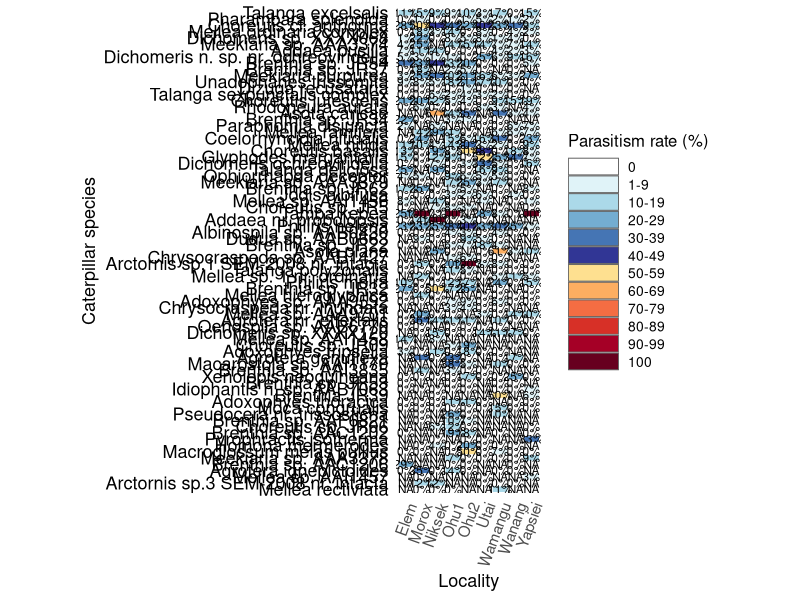
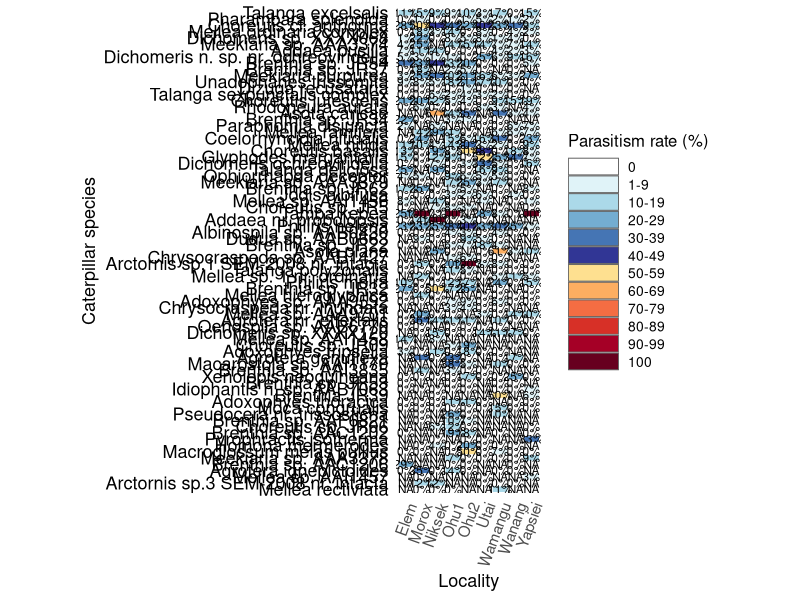
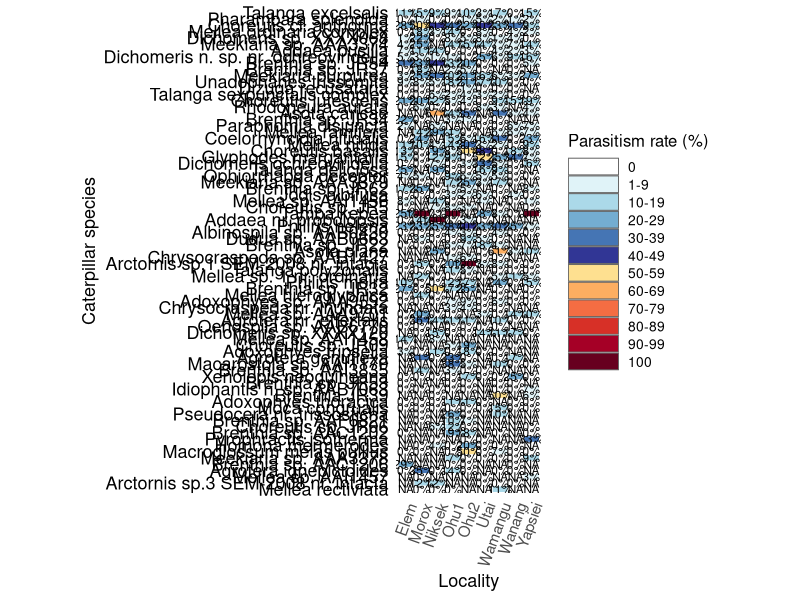

R code for these plots, in order:
# ============================================================
# 06b_parasitism_heatmap.R   >>> STANDALONE (analysis + figure) <<<
# Study: Spatial turnover amplifies with trophic level in
#        hyperdiverse food webs (Libra et al.)
#
# Fig. S9: heatmap of parasitism rate for common caterpillar species
# (>= 50 individuals across the study area), across all localities.
# Species ordered by decreasing total abundance (most abundant on top);
# parasitism rate binned in 10% intervals (1-9, 10-19, ..., 90-99, 100).
#
# NOTE: Ohu2 is KEPT here (all localities shown).
# ============================================================

library(dplyr)
library(tidyr)
library(ggplot2)
library(forcats)
library(readxl)
library(here)
library(grid)       # unit()
library(svglite)    # clean SVG export

# ------------------------------------------------------------
# 1. Load data (robust load; Ohu2 kept)
# ------------------------------------------------------------
MASTER <- read_excel(here("DATA/MASTER.xlsx"), guess_max = 1048576) %>%
  as_tibble() %>%
  rename(
    CAT_sp = CAT_scientific_name,
    PAR_sp = PAR_species_code
  ) %>%
  mutate(PAR_sp = na_if(as.character(PAR_sp), ""))

all_localities <- sort(unique(MASTER$locality))   # includes Ohu2

# ------------------------------------------------------------
# 2. Common caterpillars (>= 50 individuals) + parasitism flag
# ------------------------------------------------------------
common_cats <- MASTER %>%
  filter(!is.na(CAT_sp)) %>%
  count(CAT_sp, name = "total_abundance") %>%
  filter(total_abundance >= 50)

MASTER_common_cats <- MASTER %>%
  filter(CAT_sp %in% common_cats$CAT_sp) %>%
  mutate(parasitized = ifelse(!is.na(PAR_sp) & PAR_sp != "", 1L, 0L))

# ------------------------------------------------------------
# 3. Parasitism rate per species x locality
# ------------------------------------------------------------
species_locality_raw <- MASTER_common_cats %>%
  group_by(CAT_sp, locality) %>%
  summarise(
    n_total         = n(),
    n_parasitized   = sum(parasitized, na.rm = TRUE),
    parasitism_rate = ifelse(n_total > 0, 100 * n_parasitized / n_total, NA_real_),
    .groups = "drop"
  )

# Complete grid: explicit absences (species not at a locality) -> NA rate
species_locality_complete <- species_locality_raw %>%
  group_by(CAT_sp) %>%
  complete(locality = all_localities) %>%
  ungroup() %>%
  mutate(
    n_total         = replace_na(n_total, 0L),
    n_parasitized   = replace_na(n_parasitized, 0L),
    parasitism_rate = ifelse(n_total == 0, NA_real_, parasitism_rate)
  )

# ------------------------------------------------------------
# 4. Heatmap data + ordering (most abundant on top)
# ------------------------------------------------------------
heatmap_df <- species_locality_complete %>%
  left_join(common_cats, by = "CAT_sp") %>%
  mutate(
    CAT_sp   = fct_reorder(CAT_sp, total_abundance),
    locality = factor(locality, levels = all_localities)
  )

# ------------------------------------------------------------
# 5. Binning (10% intervals: 1-9, 10-19, ..., 90-99, 100) + 0%
# ------------------------------------------------------------
breaks_vec <- c(0, 9, seq(19, 99, by = 10), 100)
labels_vec <- c(
  "1-9%",
  paste0(seq(10, 90, by = 10), "-", seq(19, 99, by = 10), "%"),
  "100%"
)
possible_bins <- c("0%", labels_vec)

heatmap_df <- heatmap_df %>%
  mutate(
    parasitism_bin = case_when(
      is.na(parasitism_rate) ~ NA_character_,
      parasitism_rate == 0   ~ "0%",
      TRUE ~ as.character(cut(parasitism_rate, breaks = breaks_vec,
                              include.lowest = TRUE, right = TRUE, labels = labels_vec))
    ),
    parasitism_bin = factor(parasitism_bin, levels = possible_bins),
    label_text = case_when(
      n_total == 0         ~ "NA",
      parasitism_rate == 0 ~ "0%",
      TRUE                 ~ paste0(round(parasitism_rate), "%")
    )
  )

# ------------------------------------------------------------
# 6. Colourblind-safe palette  >>> EXACT COLOURS - DO NOT CHANGE <<<
# ------------------------------------------------------------
palette_cb_safe <- c(
  "0%"     = "#FFFFFF",
  "1-9%"   = "#E0F3F8",
  "10-19%" = "#ABD9E9",
  "20-29%" = "#74ADD1",
  "30-39%" = "#4575B4",
  "40-49%" = "#313695",
  "50-59%" = "#FEE090",
  "60-69%" = "#FDAE61",
  "70-79%" = "#F46D43",
  "80-89%" = "#D73027",
  "90-99%" = "#A50026",
  "100%"   = "#67001F"
)

# ------------------------------------------------------------
# 7. Figure S9
# ------------------------------------------------------------
# Invisible dummy layer: one tile per bin so EVERY colour appears in the legend,
# even bins with no data. alpha = 0 keeps them invisible in the plot.
legend_dummy <- data.frame(
  locality       = factor(all_localities[1], levels = all_localities),
  CAT_sp         = factor(levels(heatmap_df$CAT_sp)[1], levels = levels(heatmap_df$CAT_sp)),
  parasitism_bin = factor(possible_bins, levels = possible_bins)
)

p_heatmap <- ggplot(heatmap_df,
                    aes(x = locality, y = CAT_sp, fill = parasitism_bin)) +
  geom_tile(data = legend_dummy, alpha = 0) +          # invisible; forces full legend
  geom_tile(color = "white", linewidth = 0.25) +
  geom_text(aes(label = label_text), size = 3.0, color = "black", na.rm = TRUE) +
  scale_fill_manual(values = palette_cb_safe,
                    breaks = names(palette_cb_safe),   # force ALL bins into the legend
                    limits = names(palette_cb_safe),   # full palette as the scale domain
                    drop = FALSE, na.value = "grey90", na.translate = FALSE,
                    labels = function(x) gsub("%", "", x)) +
  guides(fill = guide_legend(override.aes = list(alpha = 1, colour = "grey40", linewidth = 0.3))) +
  coord_fixed(ratio = 0.4) +
  labs(x = "Locality", y = "Caterpillar species", fill = "Parasitism rate (%)") +
  theme_minimal(base_size = 13) +
  theme(
    axis.text.x       = element_text(angle = 70, hjust = 1, vjust = 1, size = 11),
    axis.text.y       = element_text(size = 13, color = "black"),
    axis.title.x      = element_text(size = 13, color = "black"),
    axis.title.y      = element_text(size = 13, color = "black"),
    legend.title      = element_text(size = 12),
    legend.text       = element_text(size = 10),
    panel.grid        = element_blank(),
    legend.key.height = unit(0.45, "cm"),
    legend.key.width  = unit(1.3, "cm"),
    plot.background   = element_rect(fill = "white", color = NA)
  )

# ------------------------------------------------------------
# 8. Export
# ------------------------------------------------------------
dir.create("output/fig", showWarnings = FALSE, recursive = TRUE)
ggsave("output/fig/Figure_S9_parasitism_heatmap.svg", p_heatmap,
       width = 220, height = 280, units = "mm", device = svglite)
ggsave("output/fig/Figure_S9_parasitism_heatmap.pdf", p_heatmap,
       width = 220, height = 280, units = "mm")
ggsave("output/fig/Figure_S9_parasitism_heatmap.png", p_heatmap,
       width = 220, height = 300, units = "mm", dpi = 300)
